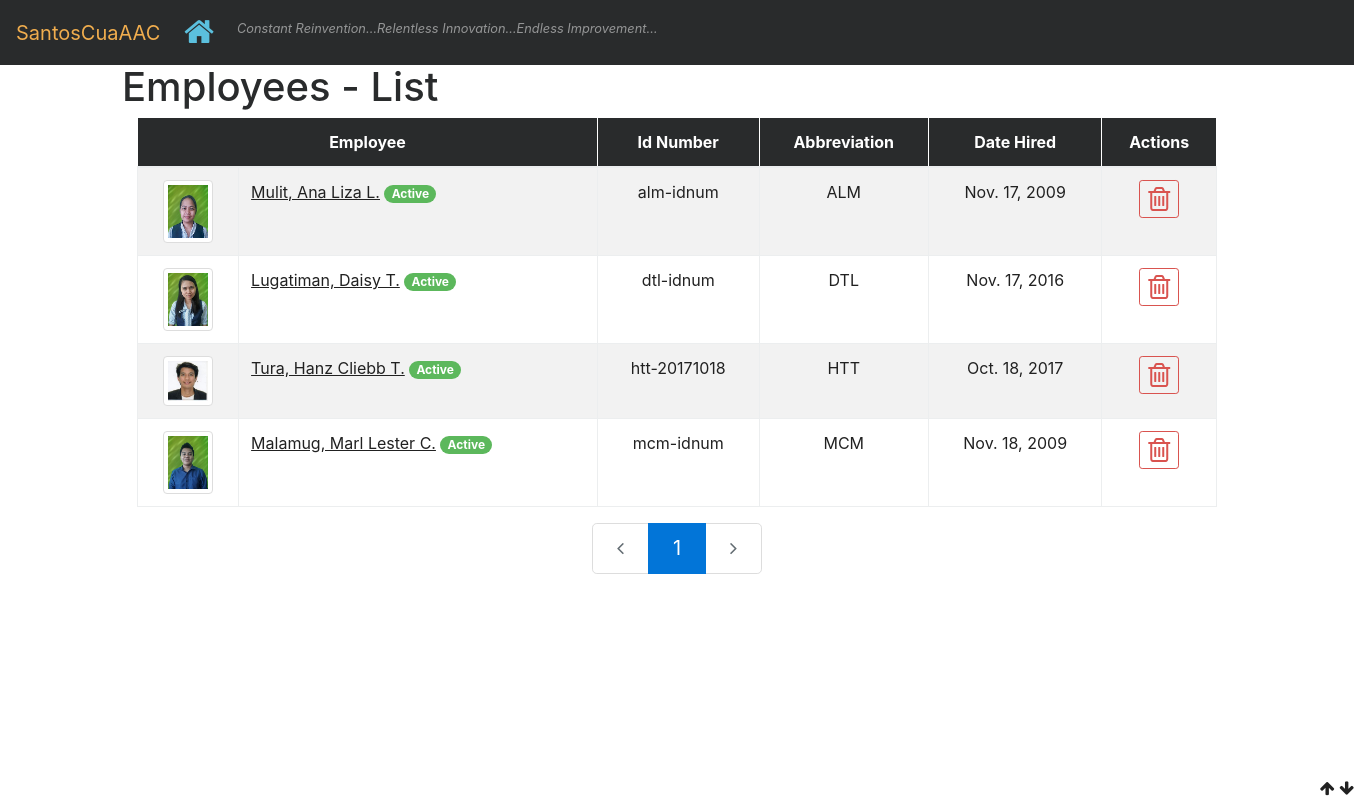
/employees/, run on the app's committed database.
### employees/models.py (models this page shows, shortened)
class Employee(models.Model):
    contact = models.ForeignKey(Contact, on_delete=models.CASCADE, verbose_name='Name')
    id_num = models.CharField(max_length=30, unique=True, null=True, blank=True)
    abbr = models.CharField(max_length=5, unique=True, null=True, blank=True)
    date_hired = models.DateField(default=timezone.now)
    date_resigned = models.DateField(null=True, blank=True)
    is_deleted = models.BooleanField(default=False)

### contacts/models.py (models this page shows, shortened)
class Contact(models.Model):
	entity_type_choices = [
		(1, 'Person'),
		(2, 'Artificial'),
	]
	image = models.ImageField(upload_to='contacts/images/', null=True, blank=True)
	entity_type = models.IntegerField(default=1, choices=entity_type_choices)
	registered_name = models.CharField(max_length=50, null=True, blank=True)
	trade_name = models.CharField(max_length=50, null=True, blank=True)
	first_name = models.CharField(max_length=50, null=True, blank=True)
	last_name = models.CharField(max_length=50, null=True, blank=True)
	middle_name = models.CharField(max_length=50, blank=True, null=True)
	alias = models.CharField(max_length=50, null=False, blank=False)
	tax_num = models.CharField(max_length=12, unique=True, null=True, blank=True)
	ss_num = models.CharField(max_length=20, blank=True, null=True)
	health_num = models.CharField(max_length=20, blank=True, null=True)
	hdmf_num = models.CharField(max_length=20, blank=True, null=True)
	date_of_birth = models.DateField()
	is_client = models.BooleanField(null=False, default=False)
	is_employee = models.BooleanField(null=False, default=False)
	is_deleted = models.BooleanField(default=False)
	vip_alias = models.CharField(max_length=10, null=True, blank=True)
	def __str__(self):
		ret = None
		if self.entity_type == 1:
			ret = self.full_name
		else:
			if self.trade_name:
				ret = self.trade_name
			else:
				ret = self.registered_name
		return ret
	@property
	def full_name(self):
		last_name = self.last_name if self.last_name else ''
		first_name = self.first_name if self.first_name else ''
		middle_name = self.middle_name[0] if self.middle_name else ''
		full_name = ', '.join([last_name, first_name])
		full_name = (' '.join([full_name, middle_name + '.'])) if middle_name else full_name
		return full_name

### employees/views.py (the view)
def index(request):
    employee_list = Employee.objects.order_by('abbr')
    paginator = Paginator(employee_list, 10)
    page = request.GET.get('page')
    try:
        employees = paginator.page(page)
    except PageNotAnInteger:
        employees = paginator.page(1)
    except EmptyPage:
        employees = paginator.page(paginator.num_pages)
    context = {
        'employee_list': employees,
        'page': page,
    }
    return render(request, 'employees/index.html', context)

### employees/templates/employees/index.html (shortened to what this page needs)
{% extends "./base.html" %}
{% block content %}
     <h1 class="">Employees - List</h1>
    {% if employee_list %}
        <div class="container">
            <table class="table table-condensed table-bordered table-hover table-striped color-black">
                <thead class="table-inverse">
                    <tr class="text-capitalize ">
                        <th class="text-center " colspan="2">employee</th>
                        <th class="text-center ">id number</th>
                        <th class="text-center text-capitalize">abbreviation</th>
                        <th class="text-center ">date hired</th>
                        <th class="text-center ">actions</th>
                    </tr>
                </thead>
                    {% for employee in employee_list %}
                        <tr>
                            <td class="text-center">
                                <a href="{% url 'employees:detail' employee.id %}"  title="view {{employee.abbr}}">
                                    {% if employee.contact.image %}
                                        <img src="/media/{{ employee.contact.image }}" width="50px" height="50px" class="img-thumbnail" alt="image of {{employee.contact.image}}">
                                    {% endif %}
                                </a>
                            </td>
                            <td>
                                <a class="color-black" href="{% url 'employees:detail' employee.id %}"  title="view {{employee.abbr}}">
                                    <u>{{employee.contact|title}}</u>
                                    {% if not employee.date_resigned %}
                                        <span class="badge badge-pill badge-success">Active</span>
                                    {% endif %}
                                </a>
                            </td>
                            <td class="text-center">{{employee.id_num}}</td>
                            <td class="text-center text-uppercase">{{employee.abbr}}</td>
                            <td class="text-center">{{employee.date_hired}}</td>
                            <td class="text-center">
                                <a class="action-delete btn btn-outline-danger btn-sm" href="{% url 'employees:destroy' employee.id %}" title="delete">
                                    <i class="fa fa-2x fa-trash-o" ></i>
                                </a>
                            </td>
                        </tr>
                    {% endfor %}
            </table>
        </div>
    {% endif %}
    <nav aria-label="Employee index navigation">
        <ul class="pagination pagination-lg justify-content-center">
            {% ifequal employee_list.has_previous False %}
                <li class='disabled previous page-item '>
                    <span class="page-link"><i class="fa fa-angle-left icon-label" title="previous"></i></span>
                </li>
            {% endifequal %}
            {% with ''|center:employee_list.paginator.num_pages as range %}
                {% for _ in range %}
                    {% ifequal employee_list.number forloop.counter%}
                        <li class="active page-item">
                            <a class="page-link" href="?page={{ forloop.counter }}">{{ forloop.counter }}</a>
                        </li>
                    {% endifequal %}
                {% endfor %}
            {% endwith %}
            {% ifequal employee_list.has_next False %}
                <li class='page-item disabled'>
                    <span class="page-link"><i class="fa fa-angle-right icon-label" title="next"></i></span>
                </li>
            {% endifequal %}
        </ul>
    </nav>
{% endblock content %}

### employees/templates/employees/base.html (style rules this page uses)
.color-black { color: black; }
.color-black { color: #212121; }
.icon-label { font-size: 20px; }

### data on the page
Employee: contact.image (picture), contact "Mulit, Ana Liza L.", shows "Active", id_num "alm-idnum", abbr "ALM", date_hired "Nov. 17, 2009"
Employee: contact.image (picture), contact "Lugatiman, Daisy T.", shows "Active", id_num "dtl-idnum", abbr "DTL", date_hired "Nov. 17, 2016"
Employee: contact.image (picture), contact "Tura, Hanz Cliebb T.", shows "Active", id_num "htt-20171018", abbr "HTT", date_hired "Oct. 18, 2017"
Employee: contact.image (picture), contact "Malamug, Marl Lester C.", shows "Active", id_num "mcm-idnum", abbr "MCM", date_hired "Nov. 18, 2009"
